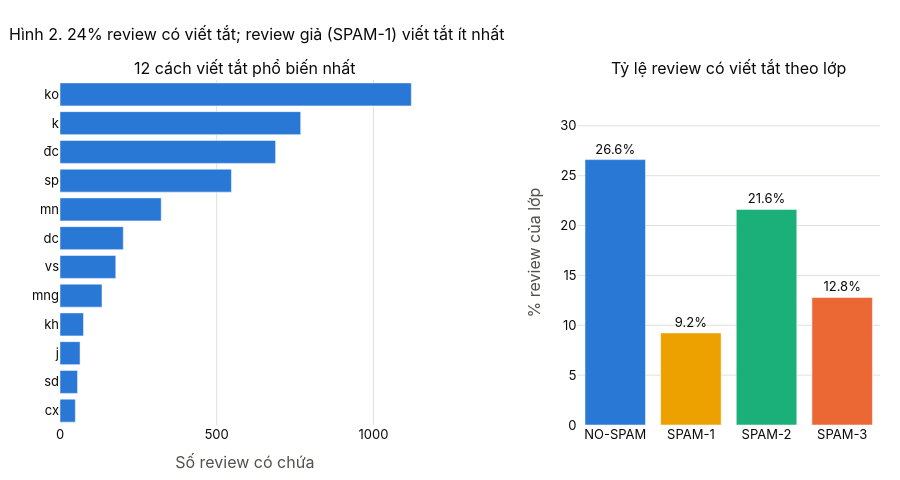

Notebook code for this chart:
### Markdown cell above
#### 4.6.2 Viết tắt và teencode

**Danh sách viết tắt dưới đây do nhóm tự lập**, gồm các cách viết tắt phổ biến trong bình luận mua hàng, sau đó kiểm tra lại trên dữ liệu (biểu đồ bên trái cho biết mỗi mục xuất hiện trong bao nhiêu review). Đây không phải từ điển chuẩn nên có thể thiếu một số cách viết. Một review được tính là "có viết tắt" nếu chứa ít nhất một tiếng trong danh sách. So khớp theo **nguyên tiếng**, nên chữ "k" trong "kem" không bị tính. Các tiếng quá mơ hồ như "r" hay "ng" không được đưa vào danh sách.

### Code cell
ABBREVIATIONS = {
    "ko": "không", "k": "không", "kh": "không", "khg": "không", "kg": "không", "hok": "không", "hk": "không",
    "đc": "được", "dc": "được", "đk": "được", "dk": "được",
    "sp": "sản phẩm", "sd": "sử dụng", "mn": "mọi người", "mng": "mọi người",
    "vs": "với", "cx": "cũng", "cg": "cũng", "j": "gì", "z": "vậy", "iu": "yêu",
    "thik": "thích", "bik": "biết", "nt": "nhắn tin", "ib": "nhắn tin",
}
ABBREVIATION_PATTERN = r"\b(?:" + "|".join(ABBREVIATIONS) + r")\b"     # khớp nguyên tiếng

train["has_abbreviation"] = train["clean"].str.contains(ABBREVIATION_PATTERN)
abbr_review_counts = pd.Series({abbr: train["clean"].str.contains(rf"\b{abbr}\b").sum() for abbr in ABBREVIATIONS})
abbr_rate = train.groupby("type_name")["has_abbreviation"].agg(["sum", "count", "mean"])

top_abbr = abbr_review_counts.nlargest(12).iloc[::-1]
fig = make_subplots(rows=1, cols=2, column_widths=[0.55, 0.45], horizontal_spacing=0.18,
                    subplot_titles=("12 cách viết tắt phổ biến nhất", "Tỷ lệ review có viết tắt theo lớp"))
fig.add_trace(go.Bar(
    x=top_abbr.values, y=top_abbr.index, orientation="h", marker_color=BLUE,
    customdata=np.stack([[ABBREVIATIONS[a] for a in top_abbr.index], top_abbr.values / len(train) * 100], axis=-1),
    hovertemplate='"%{y}" = %{customdata[0]}<br>có trong %{x} review (%{customdata[1]:.1f}% tập train)<extra></extra>'),
    row=1, col=1)
fig.add_trace(go.Bar(
    x=[name.split(" ")[0] for name in abbr_rate.index], y=abbr_rate["mean"] * 100,
    marker_color=[TYPE_COLORS[t] for t in abbr_rate.index],
    customdata=np.stack([abbr_rate.index, abbr_rate["sum"], abbr_rate["count"]], axis=-1),
    text=[f"{v:.1%}" for v in abbr_rate["mean"]], textposition="outside",
    hovertemplate="%{customdata[0]}<br>%{customdata[1]} / %{customdata[2]} review (%{y:.1f}%)<extra></extra>"),
    row=1, col=2)
fig.update_xaxes(title_text="Số review có chứa", row=1, col=1)
fig.update_yaxes(title_text="% review của lớp", range=[0, abbr_rate["mean"].max() * 130], row=1, col=2)
show_fig(fig, f"{train['has_abbreviation'].mean():.0%} review có viết tắt; review giả (SPAM-1) viết tắt ít nhất",
         height=480, showlegend=False)
print("Các mục trong danh sách không xuất hiện lần nào:", list(abbr_review_counts[abbr_review_counts == 0].index))

### Figure 1 — Plotly figure (JSON) as saved in the notebook; plotly's stock layout.template omitted (floating-point values rounded to 4 significant figures)
{"data": [{"customdata": [["cũng", "0.3425136306444848"], ["sử dụng", "0.39144414930798266"], ["gì", "0.4473647420662659"], ["không", "0.5242555571089054"], ["mọi người", "0.9366699287012442"], ["với", "1.2442331888718021"], ["được", "1.4119949671466518"], ["mọi người", "2.2577939326156855"], ["sản phẩm", "3.823570529847616"], ["được", "4.809170977212358"], ["không", "5.36837690479519"], ["không", "7.835873060254439"]], "hovertemplate": "\"%{y}\" = %{customdata[0]}<br>có trong %{x} review (%{customdata[1]:.1f}% tập train)<extra></extra>", "marker": {"color": "#2a78d6"}, "orientation": "h", "type": "bar", "x": [49, 56, 64, 75, 134, 178, 202, 323, 547, 688, 768, 1121], "xaxis": "x", "y": ["cx", "sd", "j", "kh", "mng", "vs", "dc", "mn", "sp", "đc", "k", "ko"], "yaxis": "y"}, {"customdata": [["NO-SPAM", 2817, 10585], ["SPAM-1 review giả", 18, 195], ["SPAM-2 chỉ nói shop/hãng", 235, 1087], ["SPAM-3 không phải review", 312, 2439]], "hovertemplate": "%{customdata[0]}<br>%{customdata[1]} / %{customdata[2]} review (%{y:.1f}%)<extra></extra>", "marker": {"color": ["#2a78d6", "#eda100", "#1baf7a", "#eb6834"]}, "text": ["26.6%", "9.2%", "21.6%", "12.8%"], "textposition": "outside", "type": "bar", "x": ["NO-SPAM", "SPAM-1", "SPAM-2", "SPAM-3"], "xaxis": "x2", "y": [26.61, 9.231, 21.62, 12.79], "yaxis": "y2"}], "layout": {"annotations": [{"font": {"size": 16}, "showarrow": false, "text": "12 cách viết tắt phổ biến nhất", "x": 0.2255, "xanchor": "center", "xref": "paper", "y": 1.0, "yanchor": "bottom", "yref": "paper"}, {"font": {"size": 16}, "showarrow": false, "text": "Tỷ lệ review có viết tắt theo lớp", "x": 0.8155, "xanchor": "center", "xref": "paper", "y": 1.0, "yanchor": "bottom", "yref": "paper"}], "height": 480, "showlegend": false, "title": {"text": "Hình 2. 24% review có viết tắt; review giả (SPAM-1) viết tắt ít nhất"}, "xaxis": {"anchor": "y", "domain": [0.0, 0.451], "title": {"text": "Số review có chứa"}}, "xaxis2": {"anchor": "y2", "domain": [0.631, 1.0]}, "yaxis": {"anchor": "x", "domain": [0.0, 1.0]}, "yaxis2": {"anchor": "x2", "domain": [0.0, 1.0], "range": [0, 34.6], "title": {"text": "% review của lớp"}}}}
